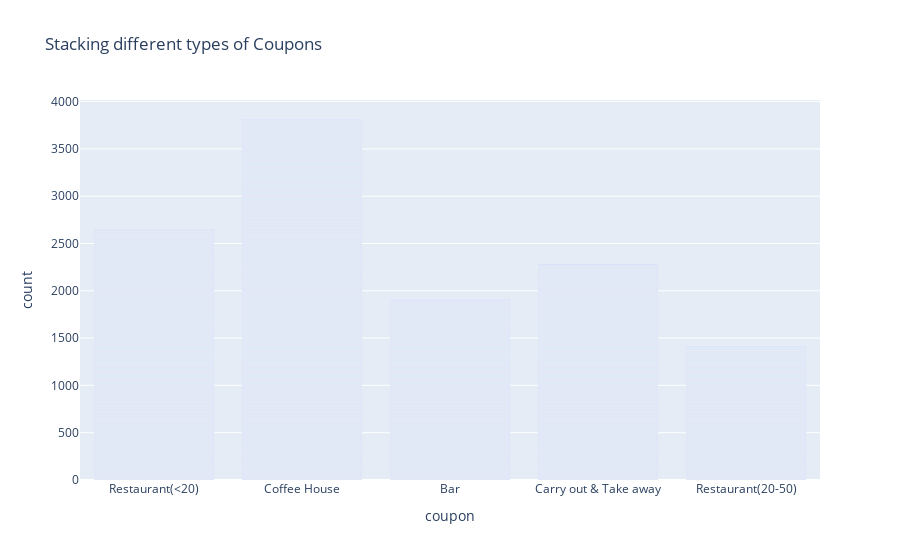

The notebook cell saved with this chart:
### Markdown cell above
5. Use a bar plot to visualize the `coupon` column.

### Code cell
px.bar(data_frame=data_clean, x='coupon', title="Stacking different types of Coupons")

# This plot shows most coupons issued were for "Coffee House". Followed by "Restaurants(<20)" that are less than $20. Followed by "Carry out & Take away".
# Followed by "Restaurant(20-50)", followed by Bar.

### Figure 1 — Plotly figure (JSON) as saved in the notebook; plotly's stock layout.template omitted (floating-point values rounded to 4 significant figures; data arrays with more than 128 entries replaced by an {"elided": "..."} marker saying what was removed)
{"data": [{"alignmentgroup": "True", "hovertemplate": "coupon=%{x}<br>count=%{y}<extra></extra>", "legendgroup": "", "marker": {"color": "#636efa", "pattern": {"shape": ""}}, "name": "", "offsetgroup": "", "orientation": "v", "showlegend": false, "textposition": "auto", "type": "bar", "x": {"elided": "12079 str values"}, "xaxis": "x", "y": {"elided": "12079 int values"}, "yaxis": "y"}], "layout": {"barmode": "relative", "legend": {"tracegroupgap": 0}, "title": {"text": "Stacking different types of Coupons"}, "xaxis": {"anchor": "y", "domain": [0, 1], "title": {"text": "coupon"}}, "yaxis": {"anchor": "x", "domain": [0, 1], "title": {"text": "count"}}}}
